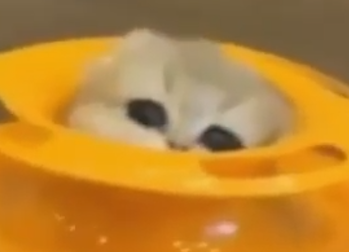
#> input picture gato.png, 349 x 252 px, found by its file name
$ python pad.py
#> lines starting #> are read from the running program, lines starting #| are printed output that depends on the picture; after the words box and inside, x2 and y2 are one past the last pixel; in counts of white or black regions, pixels touching at a corner belong together
#> further down, imagen is the input picture: shape (252, 349, 3); mean B, G, R 52.1, 133.1, 187.6
"""
By Abhisek Jana
code taken from https://github.com/adeveloperdiary/blog/tree/master/Computer_Vision/Sobel_Edge_Detection
blog http://www.adeveloperdiary.com/data-science/computer-vision/how-to-implement-sobel-edge-detection-using-python-from-scratch/
"""

import numpy as np
import cv2
import matplotlib.pyplot as plt


def convolution(image, kernel, average=False, verbose=False):
#> called with kernel = array of shape (3, 3), average = False, verbose = False
    if len(image.shape) == 3:
        print("Found 3 Channels : {}".format(image.shape))
#| Found 3 Channels : (252, 349, 3)
        image = cv2.cvtColor(image, cv2.COLOR_BGR2GRAY)
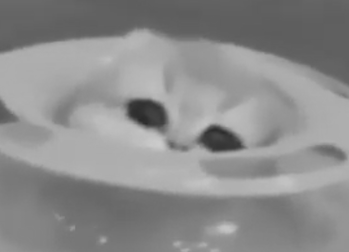
#> image: shape (252, 349); min 42, max 204, mean 140.1
        print("Converted to Gray Channel. Size : {}".format(image.shape))
#| Converted to Gray Channel. Size : (252, 349)
    else:
        print("Image Shape : {}".format(image.shape))

    print("Kernel Shape : {}".format(kernel.shape))

    if verbose:
        plt.imshow(image, cmap='gray')
        plt.title("Image")
        plt.show()

    image_row, image_col = image.shape
#> image_row = 252; image_col = 349
    kernel_row, kernel_col = kernel.shape

    output = np.zeros(image.shape)

    pad_height = int((kernel_row - 1) / 2)
    pad_width = int((kernel_col - 1) / 2)

    padded_image = np.zeros((image_row + (2 * pad_height), image_col + (2 * pad_width)))

    padded_image[pad_height:padded_image.shape[0] - pad_height, pad_width:padded_image.shape[1] - pad_width] = image

    if verbose:
        plt.imshow(padded_image, cmap='gray')
        plt.title("Padded Image")
        plt.show()

    for row in range(image_row):
        for col in range(image_col):
            output[row, col] = np.sum(kernel * padded_image[row:row + kernel_row, col:col + kernel_col])
            if average:
                output[row, col] /= kernel.shape[0] * kernel.shape[1]
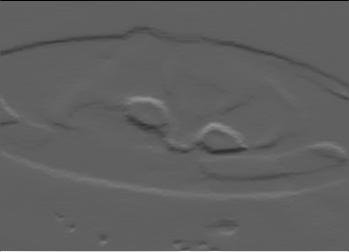
#> output: shape (252, 349) float64; min -315, max 514, mean -0.5; drawn with min black and max white

    print("Output Image size : {}".format(output.shape))
#| Output Image size : (252, 349)

    if verbose:
        plt.imshow(output, cmap='gray')
        plt.title("Output Image using {}X{} Kernel".format(kernel_row, kernel_col))
        plt.show()

    return output\


gato= r'C:\Users\Danie\Documents\ambiente\actividades\Semana Tec\gato.png'
imagen=cv2.imread(gato)
kerfufle= np.array([[1,1,1],[0,0,0],[-1,-1,-1]])
respuesta=convolution(imagen,kerfufle)
cv2.imshow('imagen',respuesta)
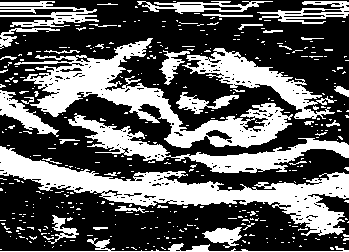
#> window 'imagen': shape (252, 349); 36.7% white; 406 white regions (369 under 20 px), largest, box (x1, y1, x2, y2) and area: (0, 146, 349, 236) 8611, (14, 38, 293, 148) 7708, (68, 113, 349, 173) 3893
cv2.waitKey(0)
